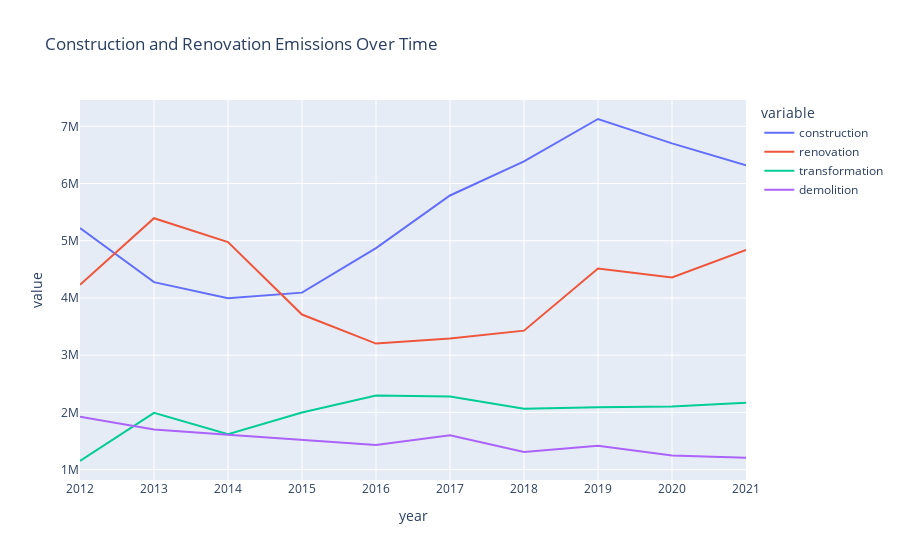

The notebook cell saved with this chart:
### Code cell
fig = px.line(df, x="year", y=['construction', 'renovation', 'transformation', 'demolition'], 
              title='Construction and Renovation Emissions Over Time')
fig.show()

### Figure 1 — Plotly figure (JSON) as saved in the notebook; plotly's stock layout.template omitted (floating-point values rounded to 4 significant figures)
{"data": [{"hovertemplate": "variable=construction<br>year=%{x}<br>value=%{y}<extra></extra>", "legendgroup": "construction", "line": {"color": "#636efa", "dash": "solid"}, "marker": {"symbol": "circle"}, "mode": "lines", "name": "construction", "orientation": "v", "showlegend": true, "type": "scatter", "x": [2012, 2013, 2014, 2015, 2016, 2017, 2018, 2019, 2020, 2021], "xaxis": "x", "y": [5220346, 4276323, 3994137, 4092731, 4870057, 5790856, 6388386, 7127616, 6701465, 6319923], "yaxis": "y"}, {"hovertemplate": "variable=renovation<br>year=%{x}<br>value=%{y}<extra></extra>", "legendgroup": "renovation", "line": {"color": "#EF553B", "dash": "solid"}, "marker": {"symbol": "circle"}, "mode": "lines", "name": "renovation", "orientation": "v", "showlegend": true, "type": "scatter", "x": [2012, 2013, 2014, 2015, 2016, 2017, 2018, 2019, 2020, 2021], "xaxis": "x", "y": [4228840, 5393026, 4975844, 3709875, 3202152, 3291179, 3428269, 4515708, 4359465, 4839145], "yaxis": "y"}, {"hovertemplate": "variable=transformation<br>year=%{x}<br>value=%{y}<extra></extra>", "legendgroup": "transformation", "line": {"color": "#00cc96", "dash": "solid"}, "marker": {"symbol": "circle"}, "mode": "lines", "name": "transformation", "orientation": "v", "showlegend": true, "type": "scatter", "x": [2012, 2013, 2014, 2015, 2016, 2017, 2018, 2019, 2020, 2021], "xaxis": "x", "y": [1150144, 1990677, 1618435, 1997071, 2292788, 2275317, 2063990, 2090949, 2103631, 2167413], "yaxis": "y"}, {"hovertemplate": "variable=demolition<br>year=%{x}<br>value=%{y}<extra></extra>", "legendgroup": "demolition", "line": {"color": "#ab63fa", "dash": "solid"}, "marker": {"symbol": "circle"}, "mode": "lines", "name": "demolition", "orientation": "v", "showlegend": true, "type": "scatter", "x": [2012, 2013, 2014, 2015, 2016, 2017, 2018, 2019, 2020, 2021], "xaxis": "x", "y": [1925642, 1699514, 1608438, 1519179, 1431964, 1599728, 1308817, 1416745, 1245579, 1205973], "yaxis": "y"}], "layout": {"legend": {"title": {"text": "variable"}, "tracegroupgap": 0}, "title": {"text": "Construction and Renovation Emissions Over Time"}, "xaxis": {"anchor": "y", "domain": [0, 1], "title": {"text": "year"}}, "yaxis": {"anchor": "x", "domain": [0, 1], "title": {"text": "value"}}}}
